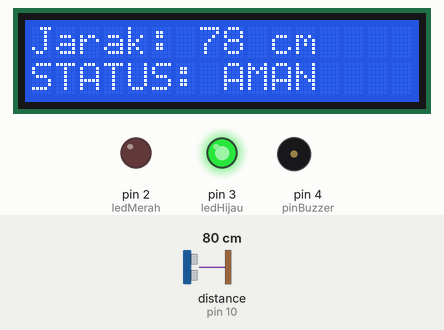
The sketch below on a simulated Arduino Uno, built with avr-gcc and run on an emulated ATmega328P. Shown: 16×2 character LCD, output pins drawn as LEDs (lit = HIGH), buzzer (waves = sounding, pin HIGH). Wiring (from diagram.json): ultrasonic range finder: trigger pin 9; echo pin 10. Inputs (shaded band) come from the test bench; at power-on: distance to the obstacle (sensor on pin 10) 80 cm. The echo pulse lasts 58.3 µs per cm; pins used as bus, display or sensor lines are not drawn.

Above: at 3.2 s.
3.3 s: distance to the obstacle (sensor on pin 10) set to 45 cm
At 3.6 s:
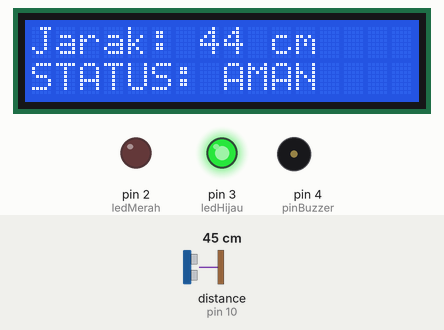
4.8 s: distance to the obstacle (sensor on pin 10) set to 39 cm
At 4.92 s:
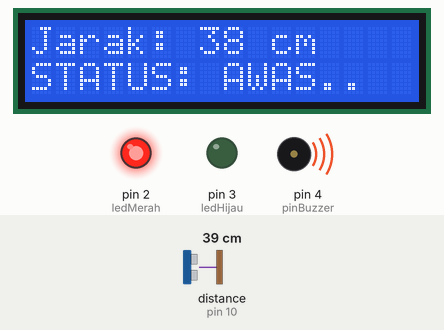
7.0 s: distance to the obstacle (sensor on pin 10) set to 19 cm
At 7.6 s:
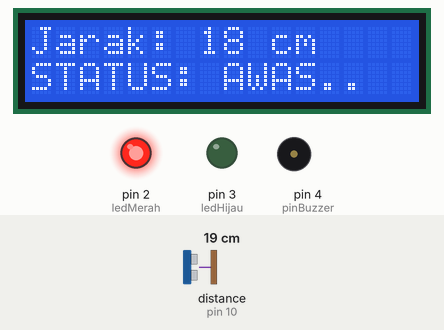
8.9 s: distance to the obstacle (sensor on pin 10) set to 15 cm
At 9.3 s:
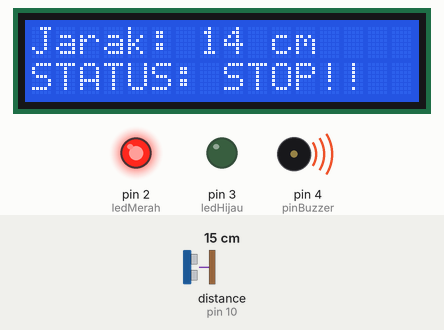
Timing chart, 0 to 11.4 s (numbered marks = the images above; inputs shaded):
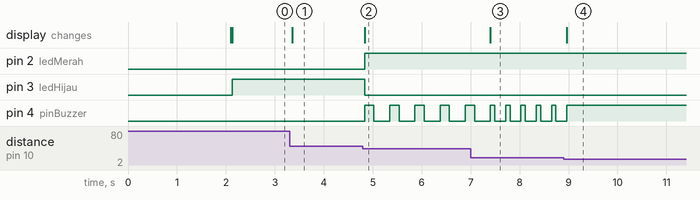

Measured:
- the behaviour switches between 42 and 41 cm on distance to the obstacle (sensor on pin 10) (found by bisection; images 1 and 2)
- the behaviour switches between 17 and 16 cm on distance to the obstacle (sensor on pin 10) (found by bisection; images 3 and 4)
- after the input at 3.3 s, the display: changes after 0.06 s (image 1)
- after the input at 4.8 s, pin 2 (ledMerah): LOW → HIGH at once; pin 3 (ledHijau): HIGH → LOW at once; pin 4 (pinBuzzer): alternates HIGH for 0.19 s and LOW for 0.32 s, starting at once; the display: changes at once (image 2)
- after the input at 7.0 s, the display: changes after 0.40 s (image 3)
- after the input at 8.9 s, pin 4 (pinBuzzer): goes on until 9.0 s, then stays HIGH; the display: changes after 0.07 s (image 4)

The sketch:

sketch.ino
```cpp
#include <Wire.h>
#include <LiquidCrystal_I2C.h>

// Inisialisasi LCD I2C (Alamat biasanya 0x27, ukuran 16x2)
LiquidCrystal_I2C lcd(0x27, 16, 2);

// Definisi PIN
const int pinTrig = 9;
const int pinEcho = 10;
const int ledMerah = 2;
const int ledHijau = 3;
const int pinBuzzer = 4;

// Variabel untuk perhitungan jarak
long durasi;
int jarak;

void setup() {
  // Pengaturan jenis PIN
  pinMode(pinTrig, OUTPUT);
  pinMode(pinEcho, INPUT);
  pinMode(ledMerah, OUTPUT);
  pinMode(ledHijau, OUTPUT);
  pinMode(pinBuzzer, OUTPUT);

  // Inisialisasi LCD
  lcd.init();
  lcd.backlight();

  // Tampilan Awal (Splash Screen)
  lcd.setCursor(0, 0);
  lcd.print("  Smart Parking ");
  lcd.setCursor(0, 1);
  lcd.print("     System     ");
  delay(2000);
  lcd.clear();
}

void loop() {
  // 1. Membersihkan pinTrig
  digitalWrite(pinTrig, LOW);
  delayMicroseconds(2);

  // 2. Memicu sensor dengan sinyal HIGH selama 10 mikrodetik
  digitalWrite(pinTrig, HIGH);
  delayMicroseconds(10);
  digitalWrite(pinTrig, LOW);

  // 3. Membaca durasi pantulan gelombang (dalam mikrodetik)
  durasi = pulseIn(pinEcho, HIGH);

  // 4. Menghitung jarak dalam centimeter (Rumus fisika kecepatan suara)
  jarak = durasi * 0.034 / 2;

  // 5. Menampilkan jarak ke LCD
  lcd.setCursor(0, 0);
  lcd.print("Jarak: ");
  lcd.print(jarak);
  lcd.print(" cm    "); // Spasi tambahan untuk menghapus sisa angka sebelumnya

  // 6. Logika Kondisi Parkir
  if (jarak <= 15) {
    // KONDISI BAHAYA: Terlalu dekat (<= 15 cm)
    lcd.setCursor(0, 1);
    lcd.print("STATUS: STOP!!  ");

    digitalWrite(ledMerah, HIGH);
    digitalWrite(ledHijau, LOW);

    // Bunyi buzzer terus-menerus tanpa putus
    digitalWrite(pinBuzzer, HIGH);
  }
  else if (jarak > 15 && jarak <= 40) {
    // KONDISI WASPADA: Dekat (16 cm - 40 cm)
    lcd.setCursor(0, 1);
    lcd.print("STATUS: AWAS..  ");

    digitalWrite(ledMerah, HIGH);
    digitalWrite(ledHijau, LOW);

    // Bunyi buzzer putus-putus (makin dekat makin cepat)
    digitalWrite(pinBuzzer, HIGH);
    delay(jarak * 5); // Kecepatan kedip tergantung jarak
    digitalWrite(pinBuzzer, LOW);
    delay(jarak * 5);
  }
  else {
    // KONDISI AMAN: (> 40 cm)
    lcd.setCursor(0, 1);
    lcd.print("STATUS: AMAN    ");

    digitalWrite(ledMerah, LOW);
    digitalWrite(ledHijau, HIGH);
    digitalWrite(pinBuzzer, LOW); // Buzzer mati
  }

  delay(100); // Delay kecil agar pembacaan LCD lebih stabil
}
```
